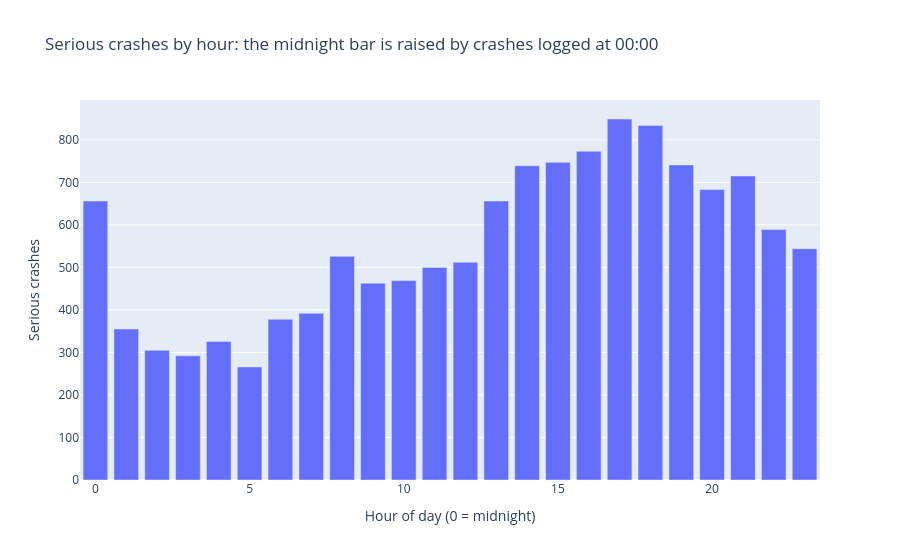
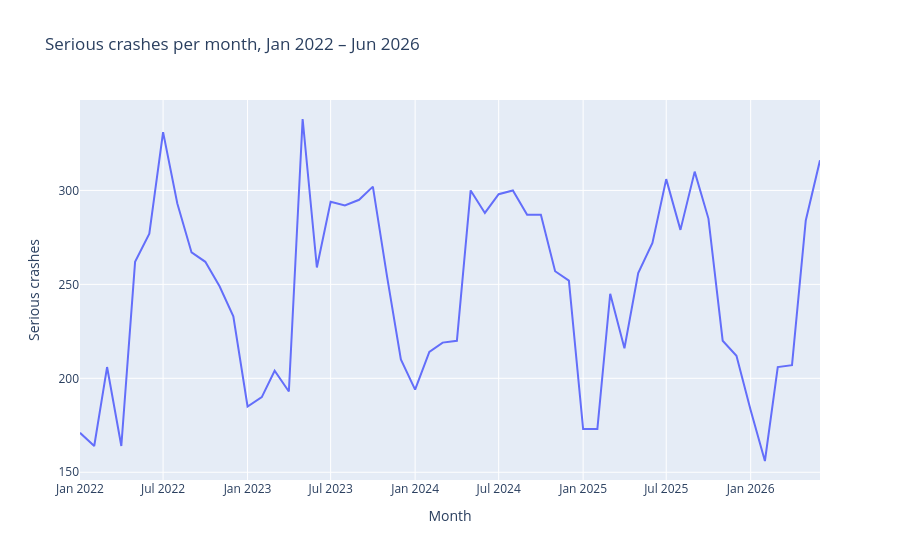

These figures' notebook cell, in order:
### Markdown cell above
Every date and time parses, and the dates cover exactly our window (1 Jan 2022 – 30 Jun 2026). 2026 has only six months, so it has about half the crashes of a full year.

00:00 is the most common time of all: 227 crashes, against 11 at 00:01 and 36 at 01:00. A real midnight peak would also show in the minutes around it, so 00:00 most likely means the time was not recorded (5.x issue 4).

### Code cell
# Crashes by hour of day
hours = crash_time.dt.hour.value_counts().sort_index()
px.bar(x=hours.index, y=hours.values,
       labels={"x": "Hour of day (0 = midnight)", "y": "Serious crashes"},
       title="Serious crashes by hour: the midnight bar is raised by crashes logged at 00:00").show()

# Crashes per month across the window
months = crash_date.dt.to_period("M").dt.to_timestamp().value_counts().sort_index()
px.line(x=months.index, y=months.values,
        labels={"x": "Month", "y": "Serious crashes"},
        title="Serious crashes per month, Jan 2022 – Jun 2026").show()

### Figure 1 — Plotly figure (JSON) as saved in the notebook; plotly's stock layout.template omitted (floating-point values rounded to 4 significant figures)
{"data": [{"hovertemplate": "Hour of day (0 = midnight)=%{x}<br>Serious crashes=%{y}<extra></extra>", "legendgroup": "", "marker": {"color": "#636efa", "pattern": {"shape": ""}}, "name": "", "orientation": "v", "showlegend": false, "textposition": "auto", "type": "bar", "x": [0, 1, 2, 3, 4, 5, 6, 7, 8, 9, 10, 11, 12, 13, 14, 15, 16, 17, 18, 19, 20, 21, 22, 23], "xaxis": "x", "y": [656, 355, 305, 292, 326, 266, 378, 392, 526, 463, 469, 500, 512, 656, 739, 747, 773, 849, 834, 741, 683, 715, 589, 544], "yaxis": "y"}], "layout": {"barmode": "relative", "legend": {"tracegroupgap": 0}, "title": {"text": "Serious crashes by hour: the midnight bar is raised by crashes logged at 00:00"}, "xaxis": {"anchor": "y", "domain": [0.0, 1.0], "title": {"text": "Hour of day (0 = midnight)"}}, "yaxis": {"anchor": "x", "domain": [0.0, 1.0], "title": {"text": "Serious crashes"}}}}

### Figure 2 — Plotly figure (JSON) as saved in the notebook; plotly's stock layout.template omitted (floating-point values rounded to 4 significant figures)
{"data": [{"hovertemplate": "Month=%{x}<br>Serious crashes=%{y}<extra></extra>", "legendgroup": "", "line": {"color": "#636efa", "dash": "solid"}, "marker": {"symbol": "circle"}, "mode": "lines", "name": "", "orientation": "v", "showlegend": false, "type": "scatter", "x": ["2022-01-01T00:00:00.000000000", "2022-02-01T00:00:00.000000000", "2022-03-01T00:00:00.000000000", "2022-04-01T00:00:00.000000000", "2022-05-01T00:00:00.000000000", "2022-06-01T00:00:00.000000000", "2022-07-01T00:00:00.000000000", "2022-08-01T00:00:00.000000000", "2022-09-01T00:00:00.000000000", "2022-10-01T00:00:00.000000000", "2022-11-01T00:00:00.000000000", "2022-12-01T00:00:00.000000000", "2023-01-01T00:00:00.000000000", "2023-02-01T00:00:00.000000000", "2023-03-01T00:00:00.000000000", "2023-04-01T00:00:00.000000000", "2023-05-01T00:00:00.000000000", "2023-06-01T00:00:00.000000000", "2023-07-01T00:00:00.000000000", "2023-08-01T00:00:00.000000000", "2023-09-01T00:00:00.000000000", "2023-10-01T00:00:00.000000000", "2023-11-01T00:00:00.000000000", "2023-12-01T00:00:00.000000000", "2024-01-01T00:00:00.000000000", "2024-02-01T00:00:00.000000000", "2024-03-01T00:00:00.000000000", "2024-04-01T00:00:00.000000000", "2024-05-01T00:00:00.000000000", "2024-06-01T00:00:00.000000000", "2024-07-01T00:00:00.000000000", "2024-08-01T00:00:00.000000000", "2024-09-01T00:00:00.000000000", "2024-10-01T00:00:00.000000000", "2024-11-01T00:00:00.000000000", "2024-12-01T00:00:00.000000000", "2025-01-01T00:00:00.000000000", "2025-02-01T00:00:00.000000000", "2025-03-01T00:00:00.000000000", "2025-04-01T00:00:00.000000000", "2025-05-01T00:00:00.000000000", "2025-06-01T00:00:00.000000000", "2025-07-01T00:00:00.000000000", "2025-08-01T00:00:00.000000000", "2025-09-01T00:00:00.000000000", "2025-10-01T00:00:00.000000000", "2025-11-01T00:00:00.000000000", "2025-12-01T00:00:00.000000000", "2026-01-01T00:00:00.000000000", "2026-02-01T00:00:00.000000000", "2026-03-01T00:00:00.000000000", "2026-04-01T00:00:00.000000000", "2026-05-01T00:00:00.000000000", "2026-06-01T00:00:00.000000000"], "xaxis": "x", "y": [171, 164, 206, 164, 262, 277, 331, 293, 267, 262, 249, 233, 185, 190, 204, 193, 338, 259, 294, 292, 295, 302, 254, 210, 194, 214, 219, 220, 300, 288, 298, 300, 287, 287, 257, 252, 173, 173, 245, 216, 256, 272, 306, 279, 310, 285, 220, 212, 183, 156, 206, 207, 284, 316], "yaxis": "y"}], "layout": {"legend": {"tracegroupgap": 0}, "title": {"text": "Serious crashes per month, Jan 2022 – Jun 2026"}, "xaxis": {"anchor": "y", "domain": [0.0, 1.0], "title": {"text": "Month"}}, "yaxis": {"anchor": "x", "domain": [0.0, 1.0], "title": {"text": "Serious crashes"}}}}
